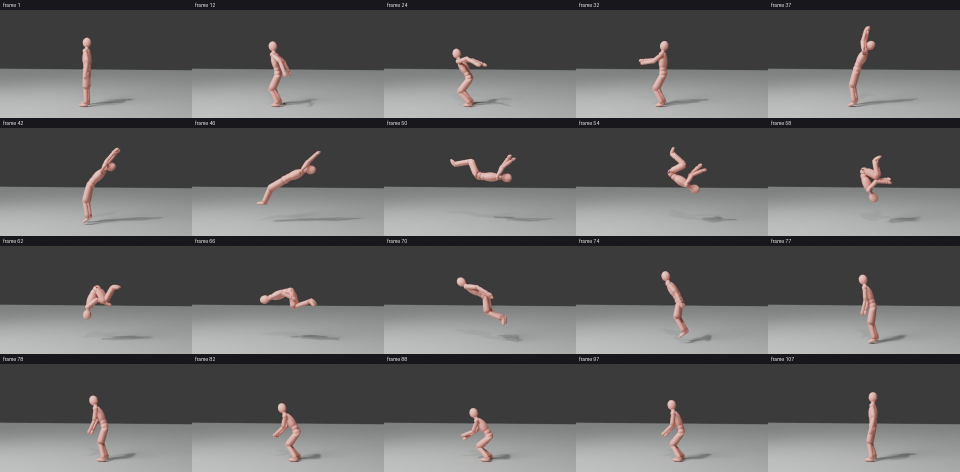
#> input picture courses/JQT9sT1YuAI/backflip_frames.jpg, 1920 x 944 px (shown at 1/2 size)
$ python -i silhouette.py   (imports and definitions only)
#> lines starting #> are read from the running program, lines starting #| are printed output that depends on the picture; after the words box and inside, x2 and y2 are one past the last pixel; in counts of white or black regions, pixels touching at a corner belong together
"""Measured silhouettes: rasterise projected triangles, extract reference masks, compare.

The bridge returns orthographic triangle projections of the evaluated mesh; rasterising them
here gives an exact silhouette without any GPU or renderer. Reference images are turned into
masks by separating the object from a uniform background. Comparison normalises both masks to
their bounding box (keeping aspect ratio) and computes IoU, so the check measures *shape*,
independent of absolute scale or framing.
"""

from __future__ import annotations

from collections.abc import Sequence

import numpy as np
from PIL import Image, ImageDraw, ImageFilter

CANVAS = 160


def rasterize(triangles: Sequence[float], size: int = CANVAS, margin: int = 4) -> tuple[np.ndarray, dict[str, float]]:
    """Flat [x0,y0,x1,y1,x2,y2,...] world-space triangles -> boolean mask fitted to the canvas."""
    pts = np.asarray(triangles, dtype=np.float64).reshape(-1, 2)
    if len(pts) < 3:
        return np.zeros((size, size), dtype=bool), {"width": 0.0, "height": 0.0}
    lo, hi = pts.min(axis=0), pts.max(axis=0)
    span = hi - lo
    scale = (size - 2 * margin) / max(float(span.max()), 1e-9)
    offset = (size - span * scale) / 2
    image = Image.new("L", (size, size), 0)
    draw = ImageDraw.Draw(image)
    screen = (pts - lo) * scale + offset
    screen[:, 1] = size - screen[:, 1]  # world up is image up
    for tri in screen.reshape(-1, 3, 2):
        draw.polygon([tuple(p) for p in tri], fill=255)
    return np.asarray(image) > 127, {"width": float(span[0]), "height": float(span[1])}


def mask_from_image(image: Image.Image, size: int = CANVAS, margin: int = 4) -> np.ndarray:
    """Foreground mask of a reference image (object on a roughly uniform background)."""
    rgb = np.asarray(image.convert("RGB"), dtype=np.float32)
    border = np.concatenate([rgb[0], rgb[-1], rgb[:, 0], rgb[:, -1]])
    background = np.median(border, axis=0)
    distance = np.linalg.norm(rgb - background, axis=2)
    threshold = max(25.0, otsu_threshold(distance))
    mask = Image.fromarray(((distance > threshold) * 255).astype(np.uint8)).filter(ImageFilter.MedianFilter(5))
    return fit_mask(np.asarray(mask) > 127, size, margin)


def otsu_threshold(values: np.ndarray) -> float:
    """Otsu's threshold over a 1-D sample of values."""
    hist, edges = np.histogram(values, bins=64)
    total = hist.sum()
    if total == 0:
        return 0.0
    cum = np.cumsum(hist)
    cum_mean = np.cumsum(hist * (edges[:-1] + edges[1:]) / 2)
    mean_total = cum_mean[-1]
    best, threshold = -1.0, 0.0
    for i in range(len(hist) - 1):
        w0, w1 = cum[i], total - cum[i]
        if w0 == 0 or w1 == 0:
            continue
        m0 = cum_mean[i] / w0
        m1 = (mean_total - cum_mean[i]) / w1
        between = w0 * w1 * (m0 - m1) ** 2
        if between > best:
            best, threshold = between, edges[i + 1]
    return float(threshold)


def fit_mask(mask: np.ndarray, size: int = CANVAS, margin: int = 4) -> np.ndarray:
    """Crop to the bounding box and centre in a square canvas, preserving aspect ratio."""
    ys, xs = np.nonzero(mask)
    if len(xs) == 0:
        return np.zeros((size, size), dtype=bool)
    crop = mask[ys.min():ys.max() + 1, xs.min():xs.max() + 1]
    h, w = crop.shape
    scale = (size - 2 * margin) / max(h, w)
    new = (max(1, round(w * scale)), max(1, round(h * scale)))
    resized = np.asarray(Image.fromarray((crop * 255).astype(np.uint8)).resize(new, Image.Resampling.NEAREST)) > 127
    canvas = np.zeros((size, size), dtype=bool)
    y0, x0 = (size - resized.shape[0]) // 2, (size - resized.shape[1]) // 2
    canvas[y0:y0 + resized.shape[0], x0:x0 + resized.shape[1]] = resized
    return canvas


def iou(a: np.ndarray, b: np.ndarray) -> float:
    union = np.logical_or(a, b).sum()
    return float(np.logical_and(a, b).sum() / union) if union else 0.0


def aspect_ratio(mask: np.ndarray) -> float | None:
    ys, xs = np.nonzero(mask)
    if len(xs) == 0:
        return None
    return float((ys.max() - ys.min() + 1) / (xs.max() - xs.min() + 1))


def width_profile(mask: np.ndarray, bins: int = 20) -> list[float]:
    """Width of the silhouette in horizontal bands from bottom (0) to top (bins-1), normalised."""
    ys, _xs = np.nonzero(mask)
    if len(ys) == 0:
        return [0.0] * bins
    top, bottom = ys.min(), ys.max()
    rows = mask[top:bottom + 1]
    widths = rows.sum(axis=1)[::-1].astype(np.float64)  # bottom first
    peak = widths.max() or 1.0
    edges = np.linspace(0, len(widths), bins + 1).astype(int)
    return [float(widths[a:max(a + 1, b)].mean() / peak) for a, b in zip(edges, edges[1:])]


def mask_image(mask: np.ndarray) -> Image.Image:
    return Image.fromarray(np.where(mask, 0, 255).astype(np.uint8)).convert("RGB")

>>> from PIL import Image
>>> picture = Image.open('../../../courses/JQT9sT1YuAI/backflip_frames.jpg')
#> picture is the input picture: PIL image 1920x944 RGB; mean R, G, B 99.2, 98.7, 98.5
>>> result = mask_from_image(picture)
#> in mask_from_image, `background = np.median(border, axis=0)`: background = [59, 59, 59]
#> in mask_from_image, `distance = np.linalg.norm(rgb - background, axis=2)`:
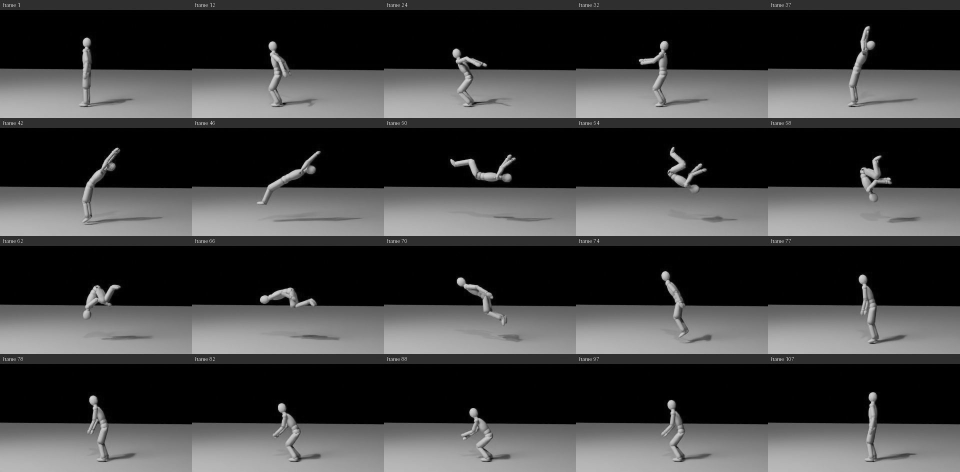
#> distance: shape (944, 1920) float32 (shown at 1/2 size); min 0, max 317, mean 79.1; drawn with min black and max white
#> in otsu_threshold, `hist, edges = np.histogram(values, bins=64)`: hist = 64 values, max 864851 at index 0, min 10 at index 63, mean 28320; edges = 65 values from 0 to 317
#> in otsu_threshold, `total = hist.sum()`: total = 1812480
#> in otsu_threshold, `cum = np.cumsum(hist)`: cum = 64 values from 864851 to 1812480
#> in otsu_threshold, `cum_mean = np.cumsum(hist * (edges[:-1] + edges[1:]) / 2)`: cum_mean = 64 values from 2141772.4 to 145116404.1
#> in otsu_threshold, `mean_total = cum_mean[-1]`: mean_total = 145116404.1
#> the loop in otsu_threshold, `for i in range(len(hist) - 1):` made 63 passes
#> (w0, w1, m0, m1, best, threshold) on passes 1 to 12: (864851, 947629, 2.48, 150.9, 1.8e+16, 4.95), (874820, 937660, 2.53, 152.4, 1.84e+16, 9.91), (878531, 933949, 2.57, 153, 1.86e+16, 14.86), (881118, 931362, 2.62, 153.3, 1.86e+16, 19.81), (882501, 929979, 2.65, 153.5, 1.87e+16, 24.76), (883501, 928979, 2.68, 153.7, 1.87e+16, 29.72), (884272, 928208, 2.7, 153.8, 1.87e+16, 34.67), (884995, 927485, 2.73, 153.9, 1.87e+16, 39.62), (886278, 926202, 2.79, 154, 1.88e+16, 44.58), (887993, 924487, 2.87, 154.2, 1.88e+16, 49.53), (890483, 921997, 3.01, 154.5, 1.88e+16, 54.48), (1010163, 802317, 9.4, 169, 2.07e+16, 59.44)
#> (w0, w1, m0, m1, between) on passes 20 to 25: (1047848, 764632, 11.51, 174, 2.12e+16), (1050210, 762270, 11.71, 174.2, 2.11e+16), (1052585, 759895, 11.93, 174.4, 2.11e+16), (1055650, 756830, 12.22, 174.7, 2.11e+16), (1066342, 746138, 13.26, 175.5, 2.1e+16), (1116908, 695572, 18.15, 179.5, 2.02e+16)
#> after the loop in otsu_threshold, `for i in range(len(hist) - 1):`: best = 2.12e+16; threshold = 94.11
#> in mask_from_image, `mask = Image.fromarray(((distance > threshold) * 255).astype(np.uint8)..`:
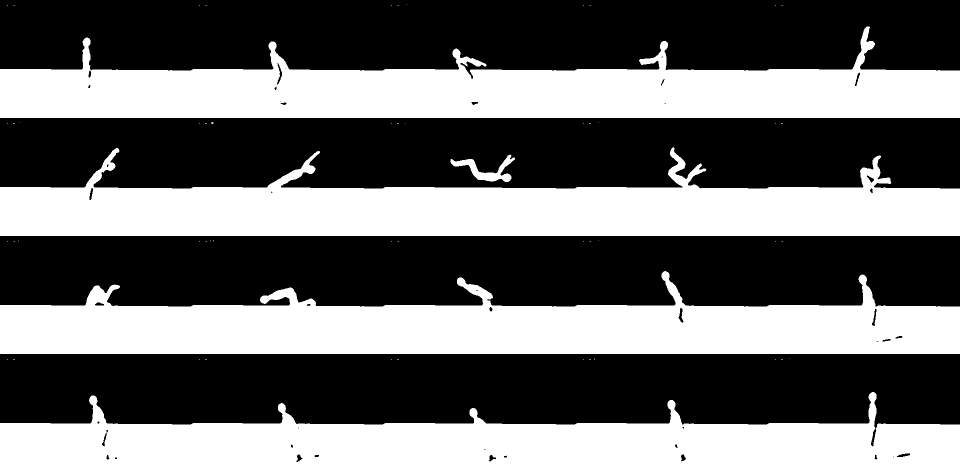
#> mask: PIL image 1920x944 L (shown at 1/2 size); 42.3% white; 82 white regions (77 under 20 px), largest, box (x1, y1, x2, y2) and area: (0, 294, 1920, 472) 192517, (0, 542, 1920, 708) 192212, (0, 53, 1920, 236) 190730, (0, 784, 1920, 944) 188646, (901, 309, 1030, 364) 2270
#> in fit_mask, `crop = mask[ys.min():ys.max() + 1, xs.min():xs.max() + 1]`:
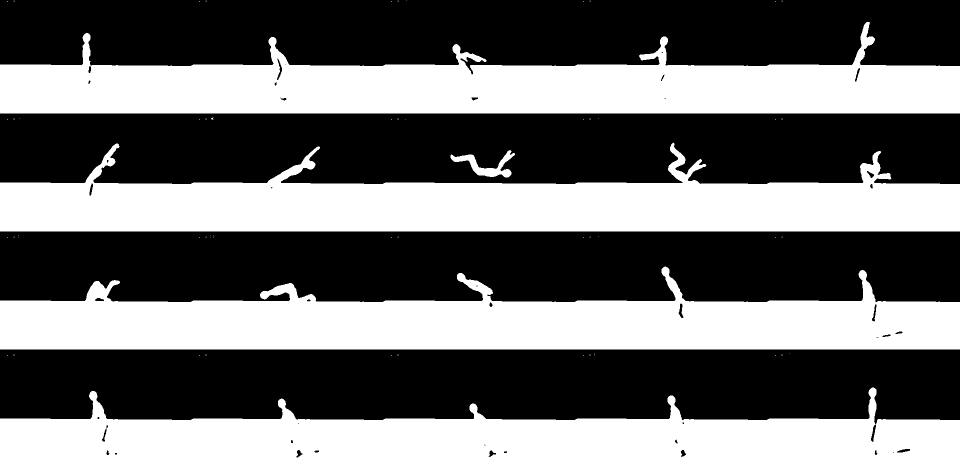
#> crop: shape (935, 1920) bool (shown at 1/2 size); 42.7% white; 82 white regions (77 under 20 px), largest, box (x1, y1, x2, y2) and area: (0, 285, 1920, 463) 192517, (0, 533, 1920, 699) 192212, (0, 44, 1920, 227) 190730, (0, 775, 1920, 935) 188646, (901, 300, 1030, 355) 2270
#> in fit_mask, `resized = np.asarray(Image.fromarray((crop * 255).astype(np.uint8)).re..`:
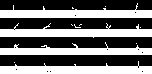
#> resized: shape (74, 152) bool; 43.1% white; 12 white regions (8 under 20 px), largest, box (x1, y1, x2, y2) and area: (0, 23, 152, 38) 1257, (0, 3, 152, 18) 1240, (0, 61, 152, 74) 1228, (0, 42, 152, 55) 1107
#> in fit_mask, `canvas[y0:y0 + resized.shape[0], x0:x0 + resized.shape[1]] = resized`:
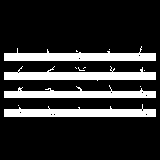
#> canvas: shape (160, 160) bool; 19% white; 12 white regions (8 under 20 px), largest, box (x1, y1, x2, y2) and area: (4, 66, 156, 81) 1257, (4, 46, 156, 61) 1240, (4, 104, 156, 117) 1228, (4, 85, 156, 98) 1107
